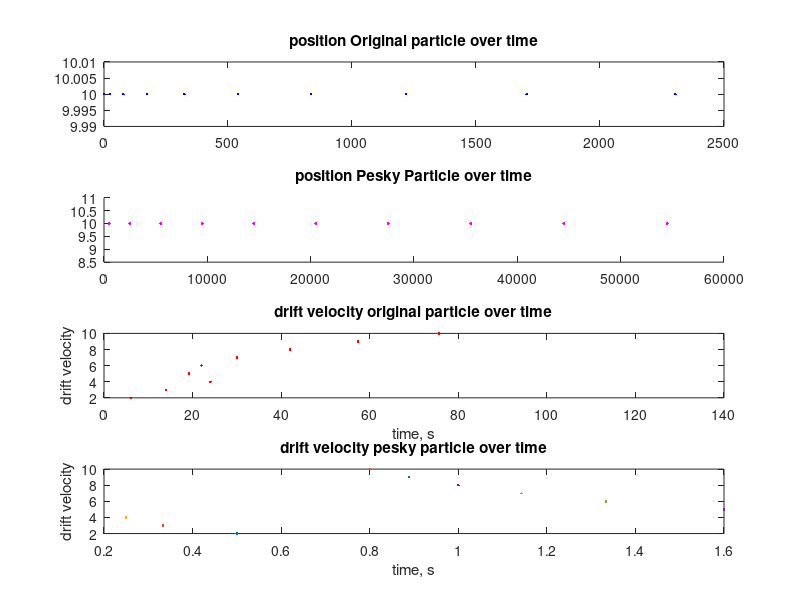

Source code (MATLAB):
%PA #2: part 2

close all
clear
clc

X0(1) = 0; %inital x position
v0(1) = 0; %inital velocity
PeskyParticleX(1) = 500;
PeskyParticleY(1) = 9.999;
PeskyParticleV(1) = 1; %initla velocity 5m/s
Y0 = 10; %inital y position
m1 = 0.5; %mass in kg 
a1 = 6; %acceleration
F1= m1*a1;

m2 = 0.003;

%BearProximity = rand; %randome number from 0 to 1.

ProbScatt = 0.95; % 0.05% chance to scattter


for t =2:10 %for every second starting form 1 to 10s
%    Fy = m*g;
%    Fx = m*BearProximity; %The closer the bear the faster the particle run
    Fy = m1*a1;
    X0(t) = X0(t-1) + F1/m1*t^2;
    v0(t) = v0(t-1) + F1/m1*t;
    
    PeskyParticleX(t) = PeskyParticleX(t-1) + F1/m2*t;
    PeskyParticleV(t) = PeskyParticleV(t-1) + F1/m2*t;
    
    scat = rand(1);
    
   if scat >=ProbScatt
       v0(t) = 0;
       PeskyParticleV(t) = PeskyParticleV(t-1)+7;
   elseif scat <ProbScatt && scat>0.03
       PeskyParticleV(t) = 0; 
   end
    
   DriftV =  sum(v0)/length(v0)
   DriftVPP =  sum(PeskyParticleV)/length(PeskyParticleV)
   
   figure (1)
   subplot(4,1,1)
   plot(X0, Y0, '.b')
   axis([0 2500 9.99 10.01])
   hold on
   title ('position Original particle over time')
   pause(.2)  

   subplot(4,1,2)
   %axis([0 2500 9.99 10.01])
   hold on
   plot(PeskyParticleX, PeskyParticleY, '.m')
   title ('position Pesky Particle over time')
   pause(.2)  
   
   subplot(4,1,3)
   plot (DriftV, t, '.r')
   hold on
   axis([0 140 2 10])
   pause(.2)
   title ('drift velocity original particle over time')
   xlabel('time, s')
   ylabel('drift velocity')
   
   subplot(4,1,4)
   plot (DriftVPP, t) %, '.k')
   hold on
   %axis([0 140 2 10])
   pause(0.2)
   title ('drift velocity pesky particle over time')
   xlabel('time, s')
   ylabel('drift velocity')
   
end

